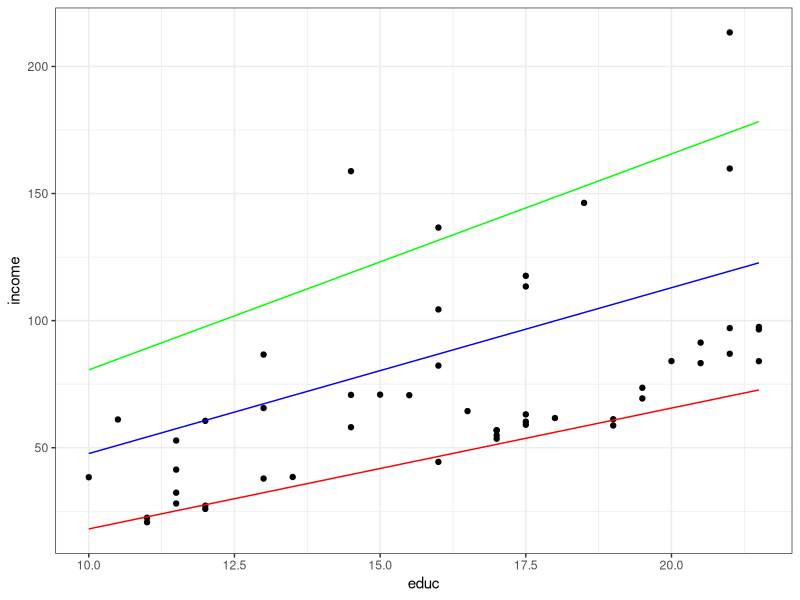

This chart was generated by the following R code:
## ---- chunk 1
knitr::opts_chunk$set(echo = TRUE)
library(ggplot2)
library(dplyr)
## ---- chunk 2
set.seed(321)
n         <- 50
seniority <- trunc(rexp(n,.15)*12)/12
educ      <- trunc(runif(50,10,22)*2)/2
income    <- -30 + 4.5 * educ + 1.3 * seniority +  .2 * educ * seniority + rnorm(n,0, 1.5)
simdata   <- data.frame(income = income, educ = educ, seniority =seniority)
## ---- chunk 3
head(simdata)
## ---- chunk 4
model_fit  <- lm(formula = income ~ seniority + educ + seniority * educ, data = simdata)
summary(model_fit)
## ---- chunk 5
(coef_wi  <- coef(model_fit))
## ---- chunk 6
simdata <- simdata %>% 
  mutate(yhat_s1  = coef_wi[1] + coef_wi[2]*1 + coef_wi[3]*educ + coef_wi[4]*1*educ,
         yhat_s2  = coef_wi[1] + coef_wi[2]*10 + coef_wi[3]*educ + coef_wi[4]*10*educ,
         yhat_s3  = coef_wi[1] + coef_wi[2]*20 + coef_wi[3]*educ + coef_wi[4]*20*educ)
## ---- chunk 7
ggplot(simdata, aes(x=educ, income)) +
  geom_point() + 
  geom_line(aes(y = yhat_s1), col="red") +
  geom_line(aes(y = yhat_s2), col="blue") +
  geom_line(aes(y = yhat_s3), col="green") +
  theme_bw()
